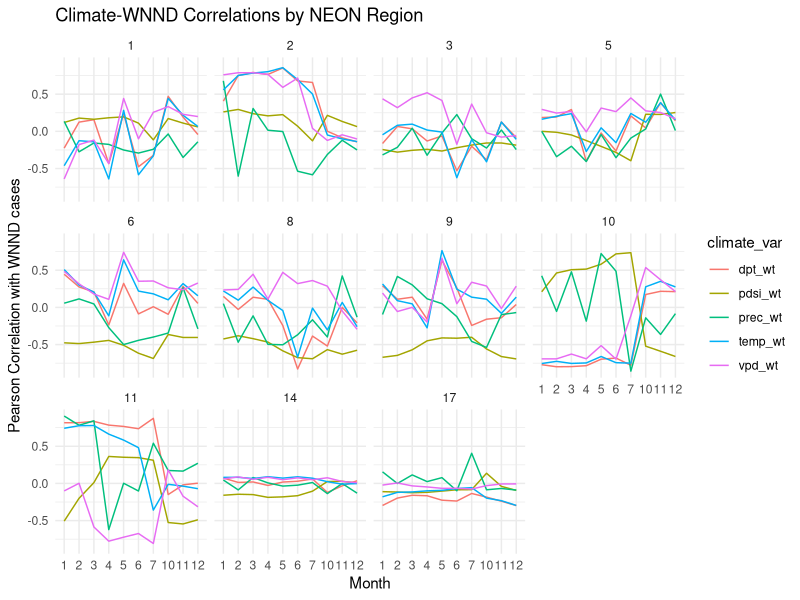
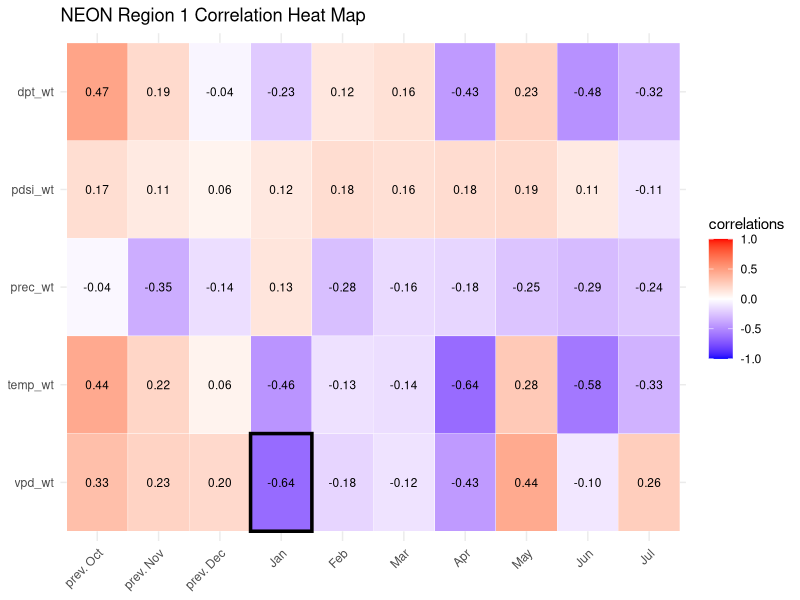
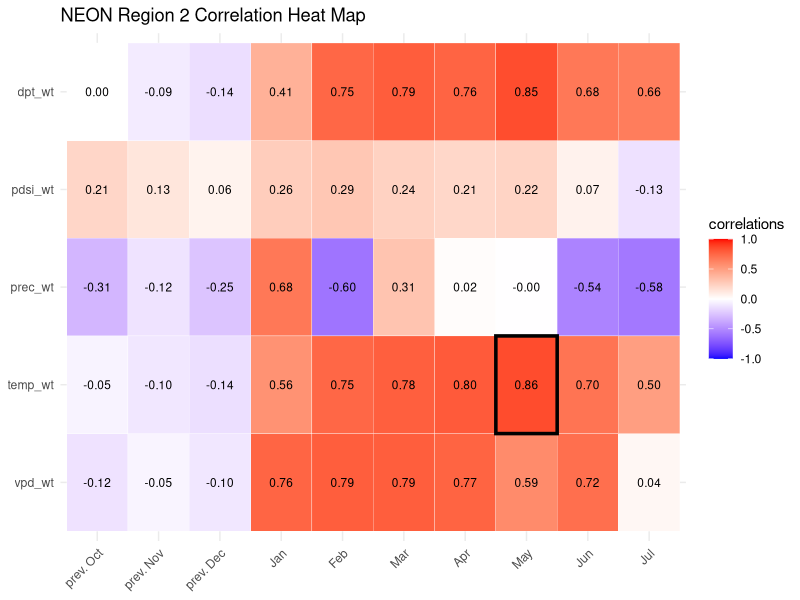
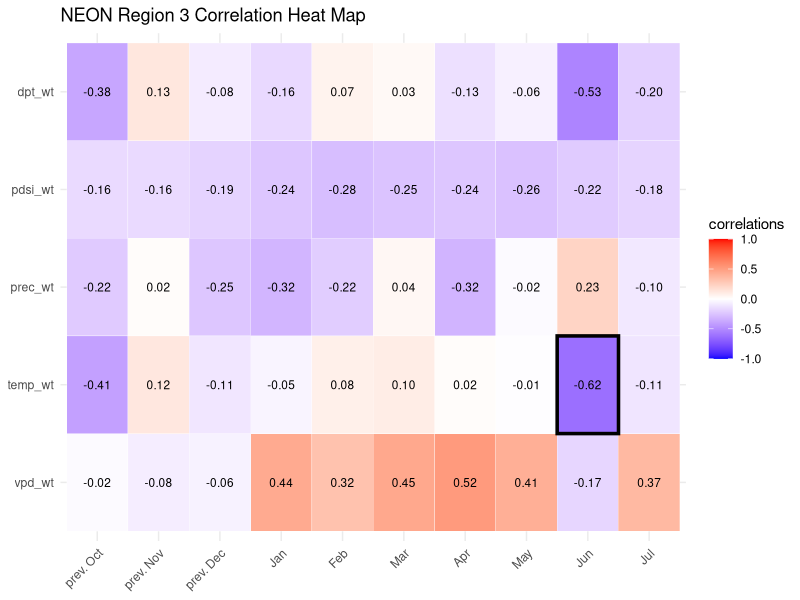
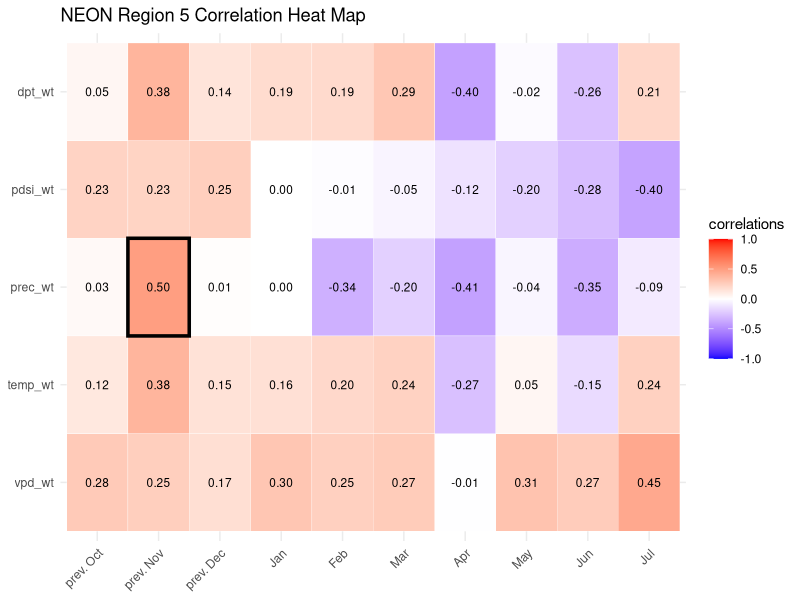
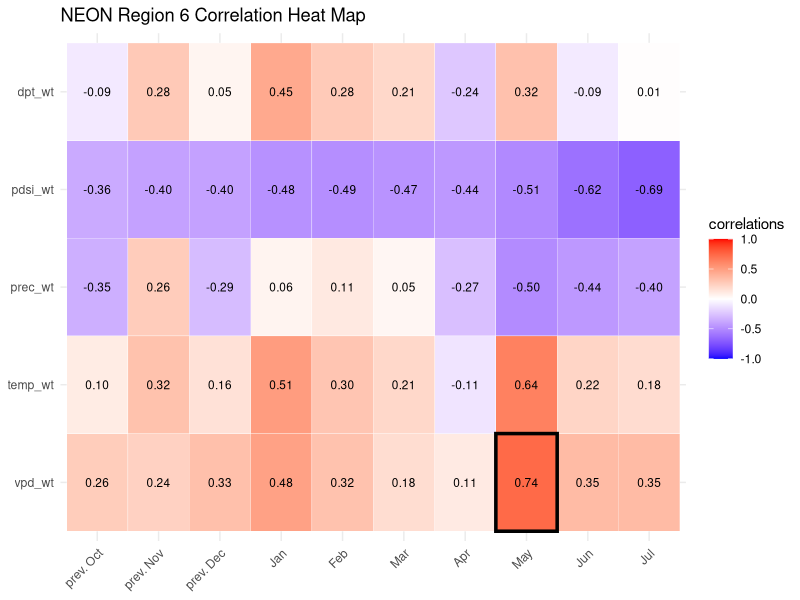
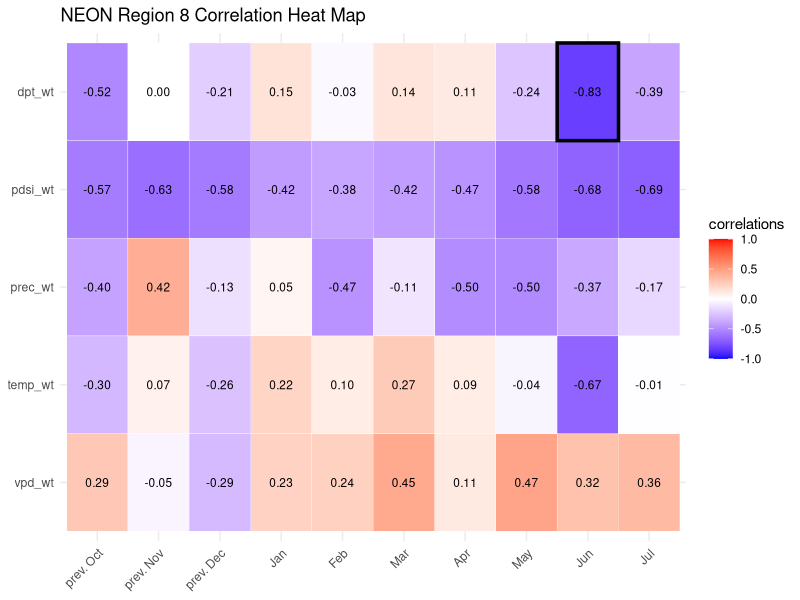
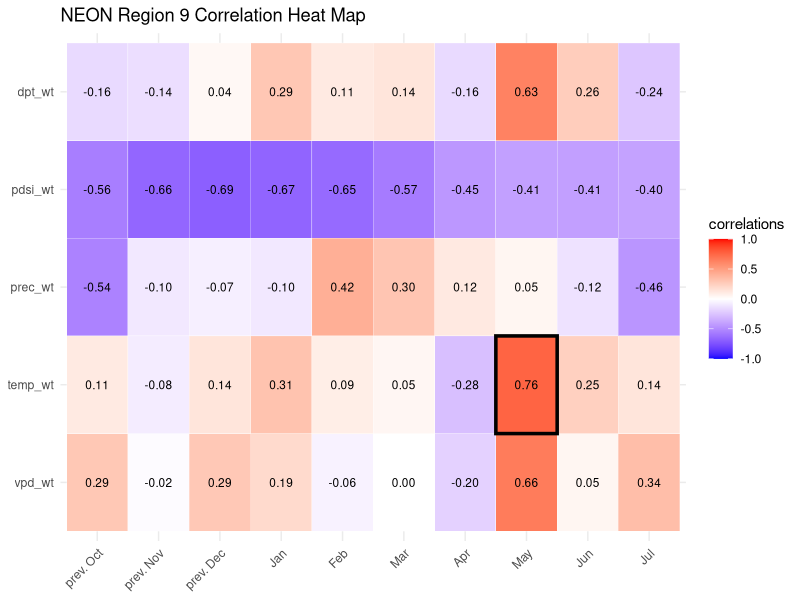

R code for these plots, in order:
library(dplyr)
library(tidyr)
library(lubridate)


#read in WNND data and climate data
climate_df <- read.csv("neon_climate_monthly.csv") %>%
  select(!X)
wnnd_df <- read.csv("neon_wnv_annual.csv")%>%
  select(!X)
# Create adjusted year for climate variables
climate_lagged <- climate_df %>%
  mutate(
    climate_year = if_else(month >= 10, year + 1L, year)  # shift Oct–Dec forward
  ) %>%
  filter(month %in% c(10, 11, 12, 1, 2, 3, 4, 5, 6, 7))  # Oct–Jul

# Merge climate and WNND datasets using climate_year = WNND year
climate_cases <- climate_lagged %>%
  left_join(wnnd_df, by = c("neon_region", "climate_year" = "year"))

climate_long <- climate_cases %>%
  pivot_longer(
    cols = c(pdsi_wt, temp_wt, dpt_wt, prec_wt, vpd_wt),
    names_to = "climate_var",
    values_to = "climate_value"
  )

cor_results <- climate_long %>%
  group_by(neon_region, month, climate_var) %>%
  summarise(
    n_obs = n(),
    cor = cor(climate_value, cases, use = "complete.obs", method = "pearson"),
    .groups = "drop"
  )

#visualize strongest predictors

library(ggplot2)

cor_results %>%
  ggplot(aes(x = factor(month), y = cor, color = climate_var)) +
  geom_line(aes(group = climate_var)) +
  facet_wrap(~neon_region) +
  theme_minimal() +
  labs(x = "Month", y = "Pearson Correlation with WNND cases",
       title = "Climate-WNND Correlations by NEON Region")

ggsave("correlation_results.pdf", plot = last_plot())


#generate heat maps (from the supplement )

library(ggplot2)
library(dplyr)
library(forcats)

# Month labels
month_labels <- c(
  "10" = "prev. Oct", "11" = "prev. Nov", "12" = "prev. Dec",
  "1" = "Jan", "2" = "Feb", "3" = "Mar", "4" = "Apr",
  "5" = "May", "6" = "Jun", "7" = "Jul"
)

month_order <- c("prev. Oct", "prev. Nov", "prev. Dec",
                 "Jan", "Feb", "Mar", "Apr", "May", "Jun", "Jul")


# Apply month labels and ordering
cor_results_plot <- cor_results %>%
  mutate(
    month_label = month_labels[as.character(month)],
    month_label = factor(month_label, levels = month_order),
    label = sprintf("%.2f", cor)
  )

# Optional: add highlight for strongest correlation per region
cor_results_plot <- cor_results_plot %>%
  group_by(neon_region) %>%
  mutate(
    max_abs_cor = max(abs(cor), na.rm = TRUE),
    highlight = abs(cor) == max_abs_cor
  ) %>%
  ungroup()

# Plot per NEON region
region_list <- unique(cor_results_plot$neon_region)

for (r in region_list) {
  p <- cor_results_plot %>%
    filter(neon_region == r) %>%
    filter(!is.na(cor)) %>%
    ggplot(aes(x = month_label, y = fct_rev(climate_var), fill = cor)) +
    geom_tile(color = "white") +
    geom_text(aes(label = label), size = 3) +
    scale_fill_gradient2(low = "blue", high = "red", mid = "white", midpoint = 0,
                         limits = c(-1, 1), name = "correlations") +
    geom_tile(data = . %>% filter(highlight),
              color = "black", size = 1.2, fill = NA) +
    labs(
      title = paste("NEON Region", r, "Correlation Heat Map"),
      x = NULL, y = NULL
    ) +
    theme_minimal() +
    theme(axis.text.x = element_text(angle = 45, hjust = 1))
  
  print(p)
}
